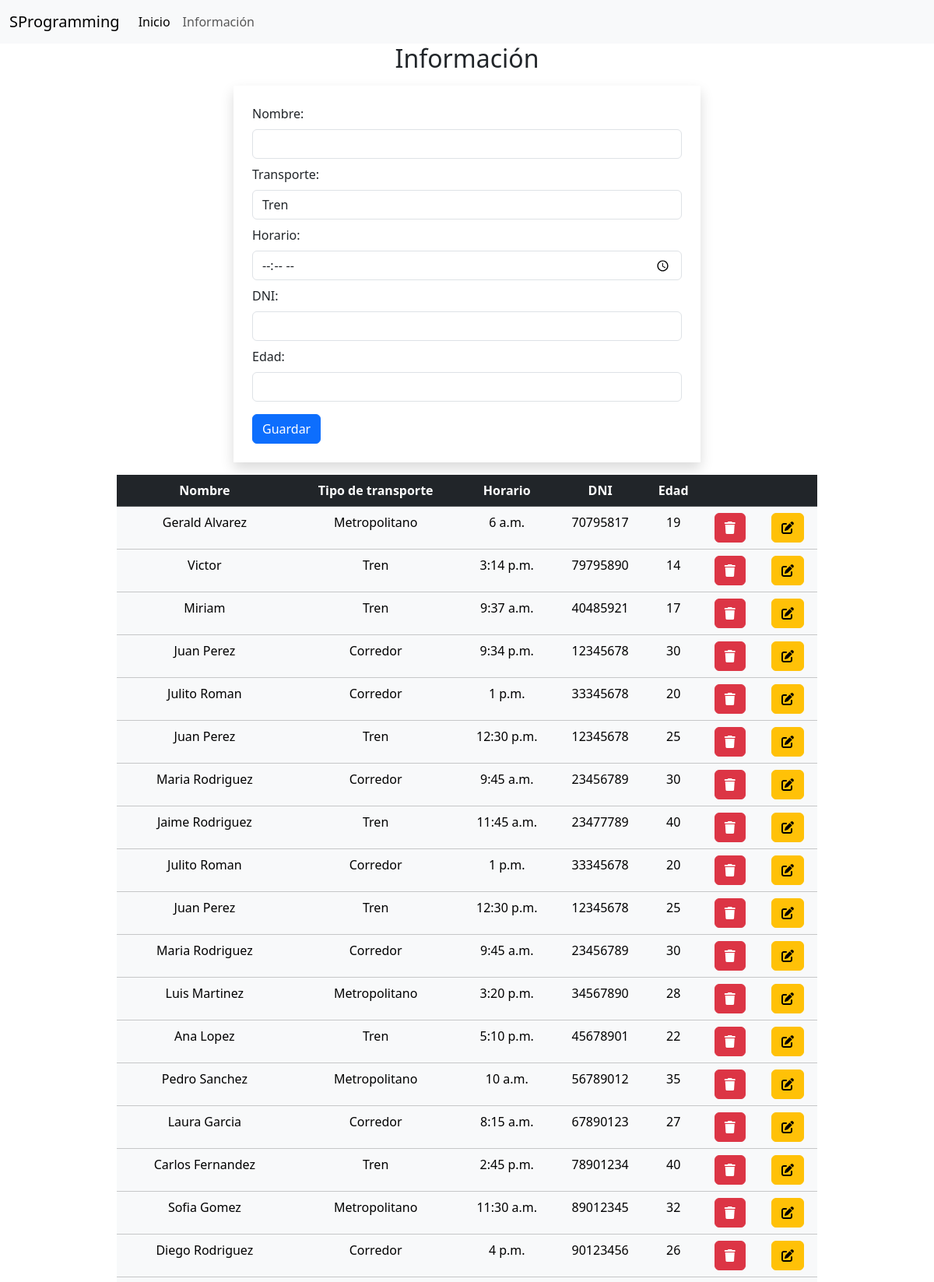
/informacion (upper part), run on the app's committed database.
### encuesta/models.py (models this page shows)
class Informacion(models.Model):
    TRANSPORTE_CHOICES = [
        ('Tren', 'Tren'),
        ('Corredor', 'Corredor'),
        ('Metropolitano', 'Metropolitano'),
    ]
    nombre = models.CharField(max_length=40)
    transporte = models.CharField(max_length=20, choices=TRANSPORTE_CHOICES)
    horario = models.TimeField()
    dni = models.IntegerField()
    edad = models.IntegerField()

### encuesta/views.py (the view)
# urls.py: path('informacion', views.consultar, name='consultar' ),
def consultar(request):
  informacion = Informacion.objects.all()
  return render(request,'informacion.html',{
    'informacion': informacion
  })

### encuesta/templates/informacion.html (shortened to what this page needs)
{% extends 'plantilla.html' %}
{% block content %}
<h2 class="text-center">Información</h2>
<form class="w-50 shadow mx-auto p-4 m-3" action="informacion/guardar" method="post">
  Nombre: <input type="text" name="nombre" class="form-control my-2" required>
  Transporte:
  <select name="transporte" class="form-control my-2" required>
    <option value="Tren">Tren</option>
  </select>
  Horario: <input type="time" name="horario" class="form-control my-2" required>
  DNI: <input type="number" name="dni" class="form-control my-2" required>
  Edad: <input type="number" name="edad" class="form-control my-2" required>
  <input type="submit" value="Guardar" class="btn btn-primary mt-2">
</form>
<table class="table table-light w-75 mx-auto text-center">
  <tr class="table-dark">
    <th>Nombre</th>
    <th>Tipo de transporte</th>
    <th>Horario</th>
    <th>DNI</th>
    <th>Edad</th>
    <th colspan="2"></th>
  </tr>
  {% for i in informacion %}
  <tr>
    <td>{{ i.nombre }}</td>
    <td>{{ i.transporte }}</td>
    <td>{{ i.horario }}</td>
    <td>{{ i.dni }}</td>
    <td>{{ i.edad }}</td>
    <td>
      <form action="{% url 'eliminar' i.id %}" method="post">
        <button class="btn btn-danger" onclick="return confirm('¿Deseas eliminar la informacion?') ">
          <i class="fa fa-trash"></i>
        </button>
      </form>
    </td>
    <td>
      <form action="{% url 'detalle' i.id %}" method="post">
        <button class="btn btn-warning">
          <i class="fa fa-edit"></i>
        </button>
      </form>
    </td>
  </tr>
  {% endfor %}
</table>
{% endblock %}

### encuesta/templates/plantilla.html (shortened to what this page needs)
<!DOCTYPE html>
<html lang="en">
<head>
  <link rel="stylesheet" href="https://cdn.jsdelivr.net/npm/bootstrap@5.3.2/dist/css/bootstrap.min.css">
  <link rel="stylesheet" href="https://cdnjs.cloudflare.com/ajax/libs/font-awesome/6.5.2/css/all.min.css">
</head>
<body>
  <nav class="navbar navbar-expand-lg bg-body-tertiary">
    <div class="container-fluid">
      <a class="navbar-brand" href="#">SProgramming</a>
      <div class="collapse navbar-collapse" id="navbarNav">
        <ul class="navbar-nav">
          <li class="nav-item">
            <a class="nav-link active" aria-current="page" href="{% url 'inicio' %}">Inicio</a>
          </li>
          <li class="nav-item">
            <a class="nav-link" href="{% url 'consultar' %}">Información</a>
          </li>
        </ul>
      </div>
    </div>
  </nav>
  {% block content %}
  {% endblock %}
</body>
</html>

### data on the page
Informacion: nombre "Gerald Alvarez", transporte "Metropolitano", horario "6 a.m.", dni "70795817", edad "19"
Informacion: nombre "Victor", transporte "Tren", horario "3:14 p.m.", dni "79795890", edad "14"
Informacion: nombre "Miriam", transporte "Tren", horario "9:37 a.m.", dni "40485921", edad "17"
Informacion: nombre "Juan Perez", transporte "Corredor", horario "9:34 p.m.", dni "12345678", edad "30"
Informacion: nombre "Julito Roman", transporte "Corredor", horario "1 p.m.", dni "33345678", edad "20"
Informacion: nombre "Juan Perez", transporte "Tren", horario "12:30 p.m.", dni "12345678", edad "25"
Informacion: nombre "Maria Rodriguez", transporte "Corredor", horario "9:45 a.m.", dni "23456789", edad "30"
Informacion: nombre "Jaime Rodriguez", transporte "Tren", horario "11:45 a.m.", dni "23477789", edad "40"
Informacion: nombre "Julito Roman", transporte "Corredor", horario "1 p.m.", dni "33345678", edad "20"
Informacion: nombre "Juan Perez", transporte "Tren", horario "12:30 p.m.", dni "12345678", edad "25"
Informacion: nombre "Maria Rodriguez", transporte "Corredor", horario "9:45 a.m.", dni "23456789", edad "30"
Informacion: nombre "Luis Martinez", transporte "Metropolitano", horario "3:20 p.m.", dni "34567890", edad "28"
Informacion: nombre "Ana Lopez", transporte "Tren", horario "5:10 p.m.", dni "45678901", edad "22"
Informacion: nombre "Pedro Sanchez", transporte "Metropolitano", horario "10 a.m.", dni "56789012", edad "35"
Informacion: nombre "Laura Garcia", transporte "Corredor", horario "8:15 a.m.", dni "67890123", edad "27"
Informacion: nombre "Carlos Fernandez", transporte "Tren", horario "2:45 p.m.", dni "78901234", edad "40"
Informacion: nombre "Sofia Gomez", transporte "Metropolitano", horario "11:30 a.m.", dni "89012345", edad "32"
Informacion: nombre "Diego Rodriguez", transporte "Corredor", horario "4 p.m.", dni "90123456", edad "26"
